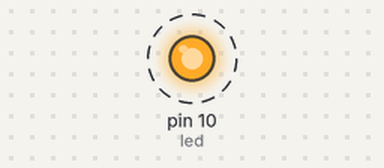
Simulated run of this sketch. Board: Arduino Uno, built with avr-gcc and run on an emulated ATmega328P. Shown: output pins drawn as LEDs (lit = HIGH). Dashed ring = blinking.

Above: at 0.1 s.
Timing chart, 0 to 3.0 s (numbered marks = the images above):
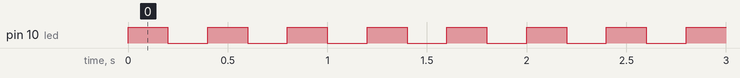

Measured:
- by itself, pin 10 (led): alternates HIGH for 0.20 s and LOW for 0.20 s

The sketch:

P6_ControlLed_V2.ino
```cpp
int led =10;
void setup() {
  pinMode(led,OUTPUT);
}
void loop() {
  digitalWrite(led,1);
  delay(200);
  digitalWrite(led,0);
  delay(200);

}
```
